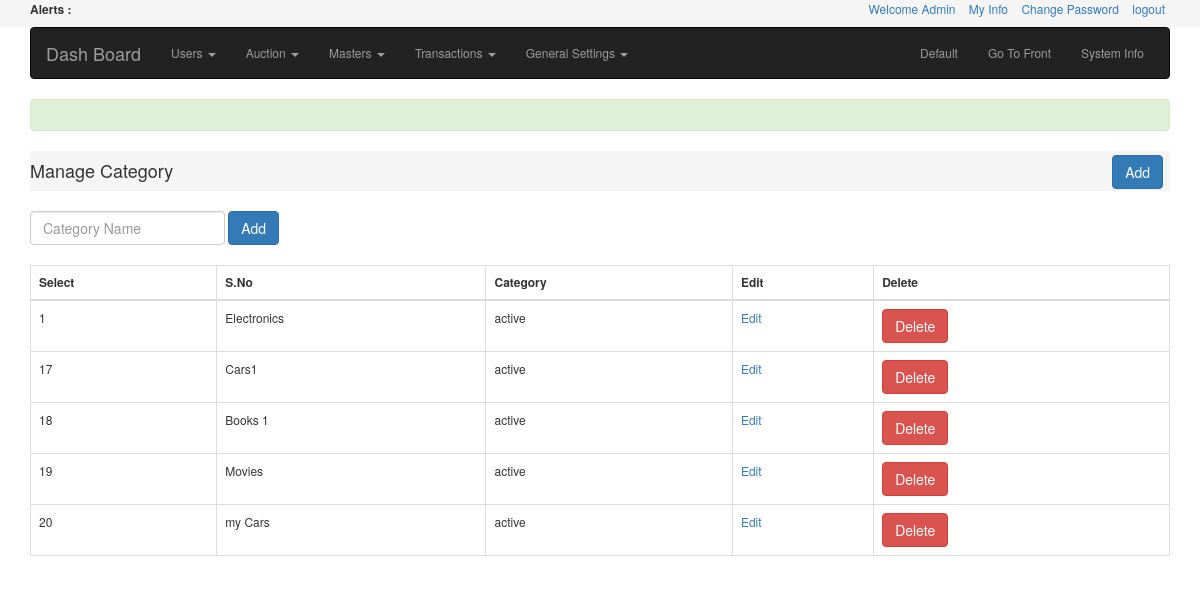
Screenshot of /admin/manage_category.php with the database file from the repository.
### tables this page shows
CREATE TABLE IF NOT EXISTS `auction_categories` (
  `id` int(11) NOT NULL AUTO_INCREMENT,
  `category` varchar(50) NOT NULL,
  `product_counts` int(4) NOT NULL,
  `status` enum('active','inactive') NOT NULL,
  `created_at` int(11) NOT NULL,
  PRIMARY KEY (`id`)
);

### includes/db.php (called while the page is built, shortened)
<?php
class db{
	function connect($host, $user, $pass, $base_name)
	{
		$db = mysql_select_db($base_name);
	}
	function getAll($query)
	{
		$result = mysql_query($query);
		$res = array();
		while($rows = mysql_fetch_assoc($result)){
			$res[] = $rows;
		}
		return $res;
	}
}

### init.php (called while the page is built, shortened)
<?php
include('includes/db.php');
$db = new db;

### admin/manage_category.php (the view, shortened to what this page needs)
<?php
include('../init.php');
$sql = "SELECT * FROM auction_categories";
$data = $db->getAll($sql);
include('header.php');
?>
<div class="alert alert-success" id="responsemsg"></div>
<div class="table_header">
	<div class="admin_tbl_title"><h4>Manage Category</h4></div>
	<button id="addCategoryBtn" class="btn btn-primary addCategoryBtn">Add</button>
</div>
<?php if(isset($_GET['edit'])){ ?>
<form class="form-inline" method="post" action="<?php $_SERVER['PHP_SELF'] ?>">
        <div class="form-group">
            <input type="text" class="form-control" id="inputAddCategory" name="inputAddCategory" value="<?php  echo $category->getName($catid); ?>">
            <input type="text" name="categoryid" value="<?php echo $catid = $_GET['edit']; ?>">
        </div>
        <input type="submit" name="editcategory" value="Edit" >
</form>
<?php }else{ ?>
    <form id="categoryform" name="categoryform" class="form-inline" method="post">
        <div class="form-group">
            <input type="text" class="form-control" id="inputAddCategory" name="inputAddCategory" placeholder="Category Name">
        </div>
        <button id="submitCategory" name="submitCategory" class="btn btn-primary">Add</button>
    </form>
<?php } ?>
<table class="table table-bordered">
   <thead>
      <tr>
         <th>Select</th>
         <th>S.No</th>
         <th>Category</th>
         <th>Edit</th>
         <th>Delete</th>
      </tr>
   </thead>
   <tbody>
      <?php foreach ($data as $value){ ?>
      <tr>
         <td><?php echo $value['id'] ?></td>
         <td><?php echo $value['category'] ?></td>
         <td><?php echo $value['status'] ?></td>
         <td>
            <a href="?edit=<?php echo $value['id'] ?>">Edit</a>
          </td>
          <td>
          <button id="deleteCategory" data-categoryid="<?php echo $value['id'] ?>" type="button" class="btn btn-danger">Delete</button>
          </td>
      </tr>
      <?php } ?>
   </tbody>
</table>
<?php include('footer.php'); ?>

### css/style.css (style rules this page uses)
body { font-size: 12px; }
.table_header { background: none repeat scroll 0 0 #f5f5f5; overflow: auto; }
.admin_tbl_title { float: left; }
.addCategoryBtn { float: right;float: right; margin-right: 7px; margin-top: 4px; }
form { margin: 20px 0; }

### rows the page displays
auction_categories: id "1", category "Electronics", status "active"
auction_categories: id "17", category "Cars1", status "active"
auction_categories: id "18", category "Books 1", status "active"
auction_categories: id "19", category "Movies", status "active"
auction_categories: id "20", category "my Cars", status "active"
